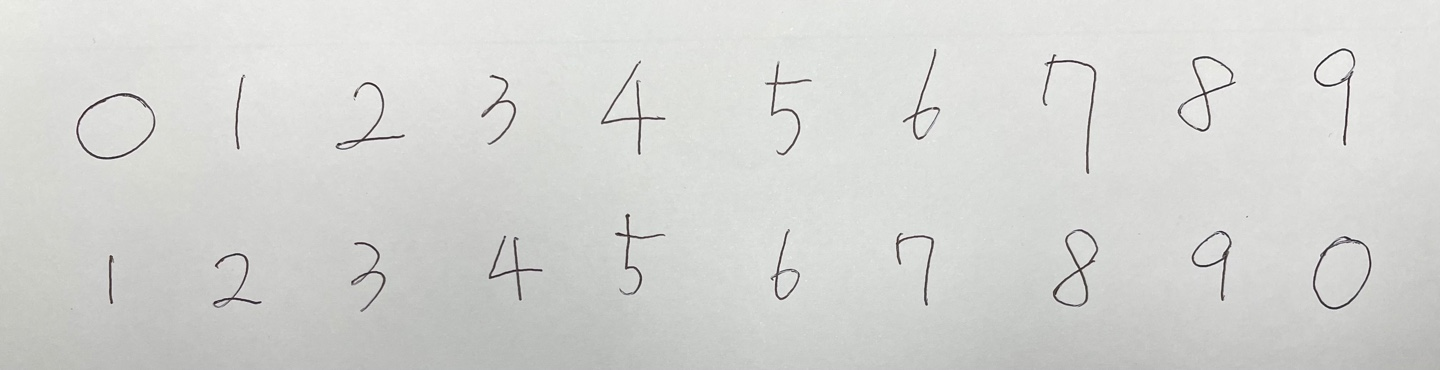
#> input picture CCA/hand_write.jpg, 1440 x 370 px
$ python CCA_1.py
#> lines starting #> are read from the running program, lines starting #| are printed output that depends on the picture; after the words box and inside, x2 and y2 are one past the last pixel; in counts of white or black regions, pixels touching at a corner belong together
"""
[Flood-Fill 알고리즘]
-> 다차원 배열의 어떤 칸과 연결된 영역을 찾는 알고리즘
-> 그림 도구의 채우기 기능 등을 구현할 때 사용한다.

[BFS]
-> 너비 우선 탐색(가까운 노드들부터 우선 탐색)
[알고리즘]
==> 시작 노드를 큐에 삽입 후 방문 처리
==> 큐에서 노드를 pop
==> 꺼낸 노드를 인접한 큐에 노드를 삽입
==> 더 이상 수행할 수 없을 때까지 반복

[DFS]
-> 깊이 우선 탐색(가장 깊은 부분 우선 탐색)
[알고리즘]
==> 시작 노드를 stack에 삽입 후 방문 처리
==> stack에서 노드를 pop
==> pop한 노드의 인접 노드를 스택에 삽입
==> 더 이상 수행할 수 없을 때까지 반복
"""
import numpy as np
import cv2

# 1. Flood-Fill 구현
# binary img example
bin_img = np.array([[0, 0, 0, 0, 0, 0, 0, 0, 0, 0],
                    [0, 0, 0, 0, 1, 1, 0, 0, 0, 0],
                    [0, 0, 0, 0, 0, 1, 0, 0, 0, 0],
                    [0, 0, 0, 0, 0, 1, 0, 0, 0, 0],
                    [0, 1, 1, 0, 0, 1, 0, 1, 1, 0],
                    [0, 1, 0, 1, 0, 1, 1, 0, 1, 0],
                    [0, 1, 0, 1, 0, 1, 0, 0, 1, 0],
                    [0, 1, 0, 1, 0, 1, 0, 0, 1, 0],
                    [0, 1, 1, 0, 0, 1, 0, 0, 1, 0],
                    [0, 0, 0, 0, 0, 0, 0, 0, 0, 0]])


rows = bin_img.shape[0]
cols = bin_img.shape[1]

group_img = np.zeros((rows, cols))


def dfs(bin_img, group_img, cur_x, cur_y, lable): #깊이

    #스택에 현재 좌표를 넣는다.
    stack = [[cur_x, cur_y]]

    dx = [-1, 0, 1, -1, 1, -1, 0, 1]  #순서대로 볼 때 x값의 차를 적어준다. (자기자신은 쓰지 않는다.)
    dy = [-1, -1, -1, 0, 0, 1, 1, 1]  #위와 동일

    # stack이 빌 때까지 돈다.
    while stack:
        x, y = stack.pop()
        # 하나를 꺼내서 방문한 것 ==> label로 표시한다.
        group_img[y, x] = lable

        #인접 픽셀에 방문 가능한 곳이 있다면(값이 있으면) 스택에 넣는다.
        # x-1, y-1 | x, y-1 | x+1, y-1
        # x-1, y   | x, y   | x+1, y
        # x-1, y+1 | x, y+1 | x+1, y+1

        for i in range(8):
            next_x = x + dx[i] #현재 x좌표에 x값의 차들을 넣어준다.(순서대로 돌아간다.)
            next_y = y + dy[i]

            if next_x < 0 or next_x >= cols or next_y < 0 or next_y >= rows:
                continue


            #이미지에 값이 있고 방문 전(group_img ==> lable)이면 stack에 push
            if bin_img[next_y, next_x] != 0 and group_img[next_y, next_x] == 0:
                stack.append([next_x, next_y])

if __name__ == '__main__':

    # 손글씨 이미지 이진화 및 시각화 [실습]
    src = cv2.imread("hand_write.jpg")
#> src is the input picture: shape (370, 1440, 3); mean B, G, R 210.5, 213.1, 212.5
    gray = cv2.cvtColor(src, cv2.COLOR_BGR2GRAY)

    th, bin_img = cv2.threshold(gray, 0, 255, cv2.THRESH_OTSU)
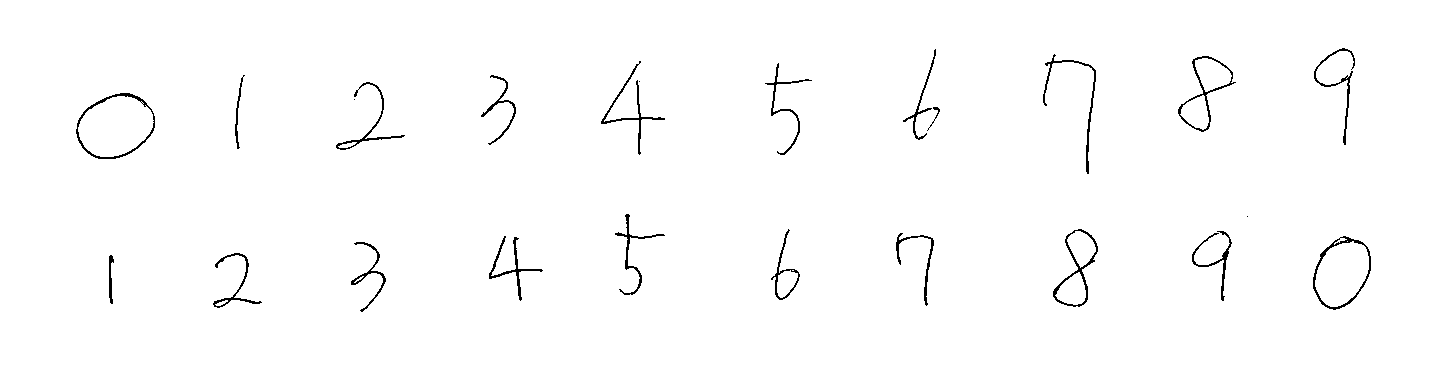
#> bin_img: shape (370, 1440); 98.7% white; black in thin lines or dots, all inside (x1, y1, x2, y2) = (76, 48, 1371, 312)
#> th = 150
    bin_img = 255 - bin_img

    cv2.imshow("bin", bin_img)
    cv2.imshow("gray", gray)

    rows = src.shape[0]
#> rows = 370
    cols = src.shape[1]
#> cols = 1440

    group_img = np.zeros((rows, cols), dtype=np.uint8)
    label = 0

    for y in range(rows):
        for x in range(cols):
            if bin_img[y, x] != 0 and group_img[y, x] == 0:
                label += 1
                dfs(bin_img, group_img, x, y, label)
#> after the loop, label = 24

    ## 그룹에 따라 다른 컬러 씌워줌
    colors = [[255, 0, 0], [0, 255, 0], [0, 0, 255], [255, 255, 0], [0, 255, 255], [255, 0, 255]]
    group_img = cv2.cvtColor(group_img, cv2.COLOR_GRAY2BGR)
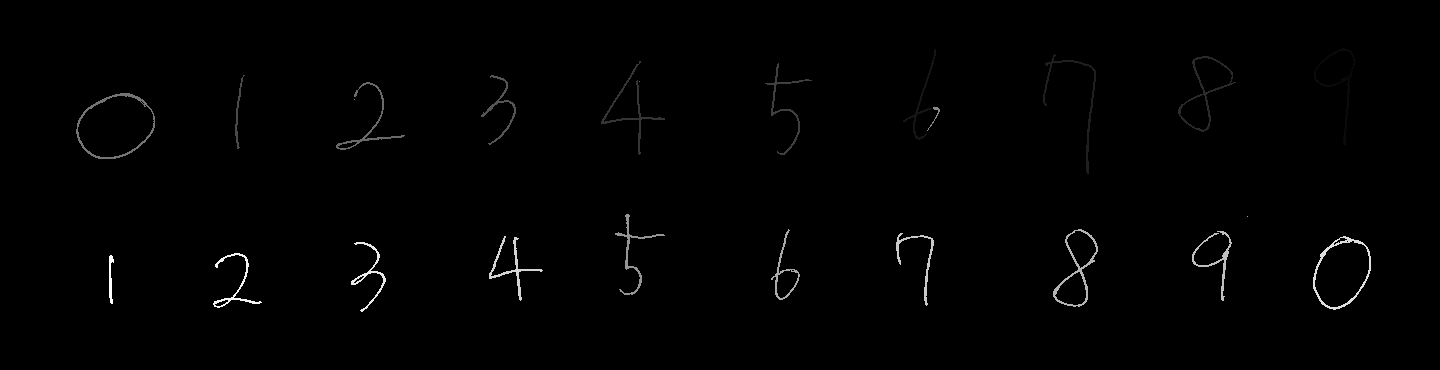
#> group_img: shape (370, 1440, 3); min 0, max 24, mean 0.2; drawn with min black and max white

    # 이미지 전체를 도는 for문
    for y in range(rows):
        for x in range(cols):
            # 3채널 값 동일하므로 하나만 비교하면 됨
            if group_img[y, x, 0] != 0:
                color_idx = group_img[y, x, 0] % len(colors)
                group_img[y, x] = colors[color_idx]
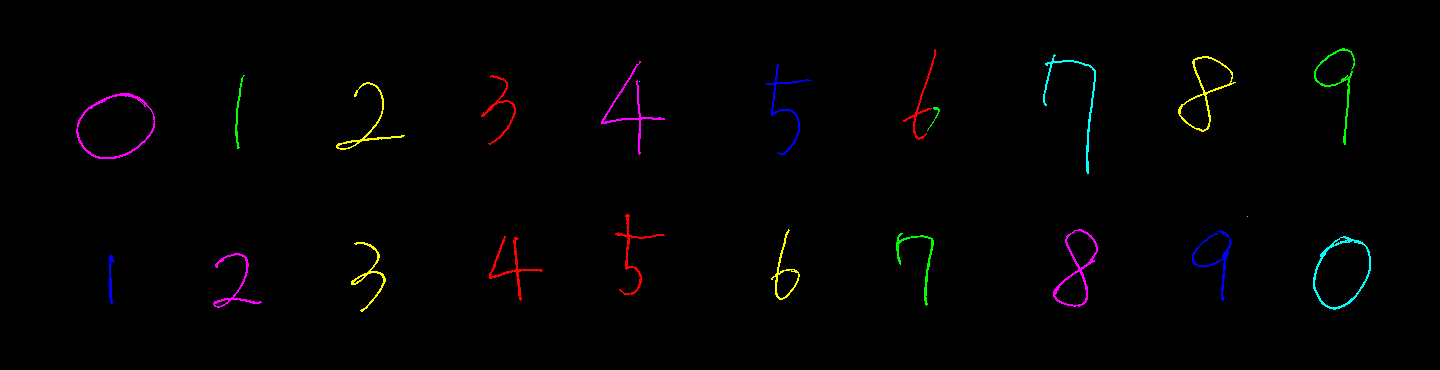
#> group_img: shape (370, 1440, 3); 1.33% of pixels changed, all inside (x1, y1, x2, y2) = (76, 48, 1371, 312)

    cv2.imshow("group", group_img)
    cv2.waitKey(0)
    cv2.destroyAllWindows()
